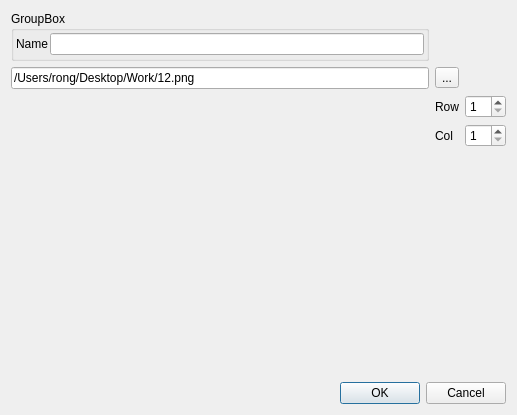
<?xml version="1.0" encoding="UTF-8"?>
<ui version="4.0">
 <class>SplitPhotoDialog</class>
 <widget class="QDialog" name="SplitPhotoDialog">
  <property name="geometry">
   <rect>
    <x>0</x>
    <y>0</y>
    <width>517</width>
    <height>415</height>
   </rect>
  </property>
  <property name="windowTitle">
   <string>Dialog</string>
  </property>
  <layout class="QGridLayout" name="gridLayout">
   <item row="2" column="2">
    <widget class="QSpinBox" name="spinBox">
     <property name="sizePolicy">
      <sizepolicy hsizetype="Fixed" vsizetype="Fixed">
       <horstretch>0</horstretch>
       <verstretch>0</verstretch>
      </sizepolicy>
     </property>
     <property name="minimum">
      <number>1</number>
     </property>
    </widget>
   </item>
   <item row="2" column="1">
    <widget class="QLabel" name="label_2">
     <property name="sizePolicy">
      <sizepolicy hsizetype="Fixed" vsizetype="Preferred">
       <horstretch>0</horstretch>
       <verstretch>0</verstretch>
      </sizepolicy>
     </property>
     <property name="text">
      <string>Row</string>
     </property>
    </widget>
   </item>
   <item row="3" column="1">
    <widget class="QLabel" name="label_3">
     <property name="text">
      <string>Col</string>
     </property>
    </widget>
   </item>
   <item row="6" column="0" colspan="3">
    <widget class="QDialogButtonBox" name="buttonBox">
     <property name="orientation">
      <enum>Qt::Horizontal</enum>
     </property>
     <property name="standardButtons">
      <set>QDialogButtonBox::Cancel|QDialogButtonBox::Ok</set>
     </property>
    </widget>
   </item>
   <item row="4" column="2">
    <spacer name="verticalSpacer">
     <property name="orientation">
      <enum>Qt::Vertical</enum>
     </property>
     <property name="sizeHint" stdset="0">
      <size>
       <width>20</width>
       <height>40</height>
      </size>
     </property>
    </spacer>
   </item>
   <item row="2" column="0" rowspan="4">
    <widget class="QLabel" name="label">
     <property name="text">
      <string/>
     </property>
     <property name="scaledContents">
      <bool>true</bool>
     </property>
    </widget>
   </item>
   <item row="3" column="2">
    <widget class="QSpinBox" name="spinBox_2">
     <property name="minimum">
      <number>1</number>
     </property>
    </widget>
   </item>
   <item row="1" column="0">
    <widget class="QLineEdit" name="lineEdit">
     <property name="text">
      <string>/Users/rong/Desktop/Work/12.png</string>
     </property>
    </widget>
   </item>
   <item row="1" column="1">
    <widget class="QToolButton" name="toolButton">
     <property name="text">
      <string>...</string>
     </property>
    </widget>
   </item>
   <item row="0" column="0">
    <widget class="QGroupBox" name="groupBox">
     <property name="minimumSize">
      <size>
       <width>0</width>
       <height>50</height>
      </size>
     </property>
     <property name="title">
      <string>GroupBox</string>
     </property>
     <layout class="QGridLayout" name="gridLayout_2">
      <property name="leftMargin">
       <number>2</number>
      </property>
      <property name="topMargin">
       <number>2</number>
      </property>
      <property name="rightMargin">
       <number>2</number>
      </property>
      <property name="bottomMargin">
       <number>2</number>
      </property>
      <property name="spacing">
       <number>2</number>
      </property>
      <item row="0" column="0">
       <widget class="QLabel" name="label_4">
        <property name="text">
         <string>Name</string>
        </property>
       </widget>
      </item>
      <item row="0" column="1">
       <widget class="QLineEdit" name="lineEdit_2"/>
      </item>
     </layout>
    </widget>
   </item>
  </layout>
 </widget>
 <resources/>
 <connections>
  <connection>
   <sender>buttonBox</sender>
   <signal>accepted()</signal>
   <receiver>SplitPhotoDialog</receiver>
   <slot>accept()</slot>
   <hints>
    <hint type="sourcelabel">
     <x>248</x>
     <y>254</y>
    </hint>
    <hint type="destinationlabel">
     <x>157</x>
     <y>274</y>
    </hint>
   </hints>
  </connection>
  <connection>
   <sender>buttonBox</sender>
   <signal>rejected()</signal>
   <receiver>SplitPhotoDialog</receiver>
   <slot>reject()</slot>
   <hints>
    <hint type="sourcelabel">
     <x>316</x>
     <y>260</y>
    </hint>
    <hint type="destinationlabel">
     <x>286</x>
     <y>274</y>
    </hint>
   </hints>
  </connection>
 </connections>
</ui>
